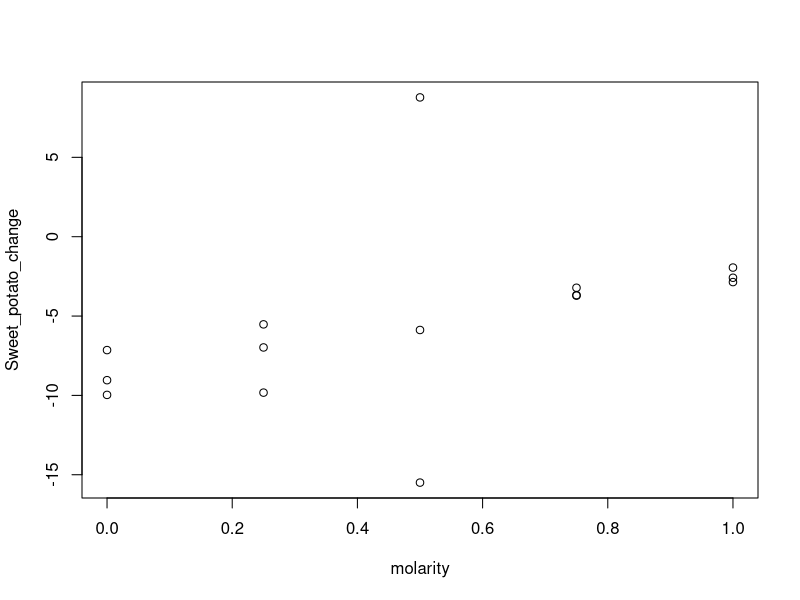
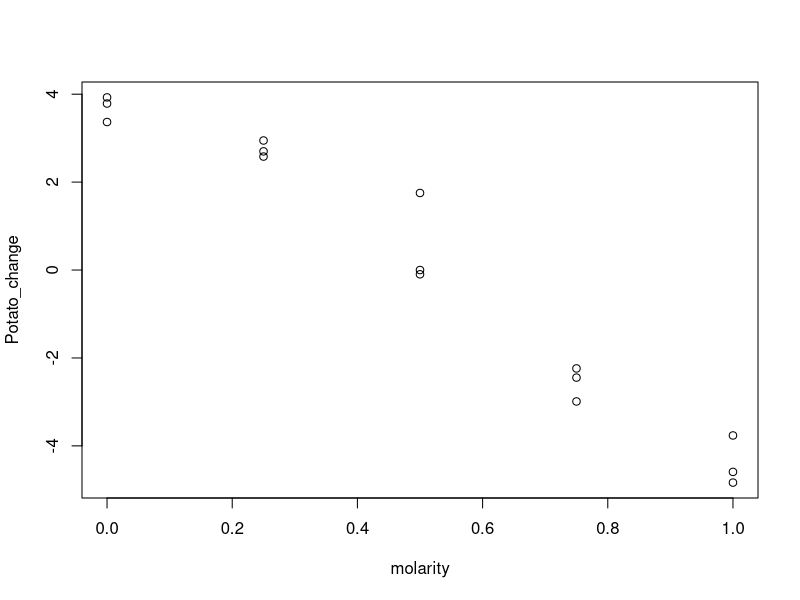
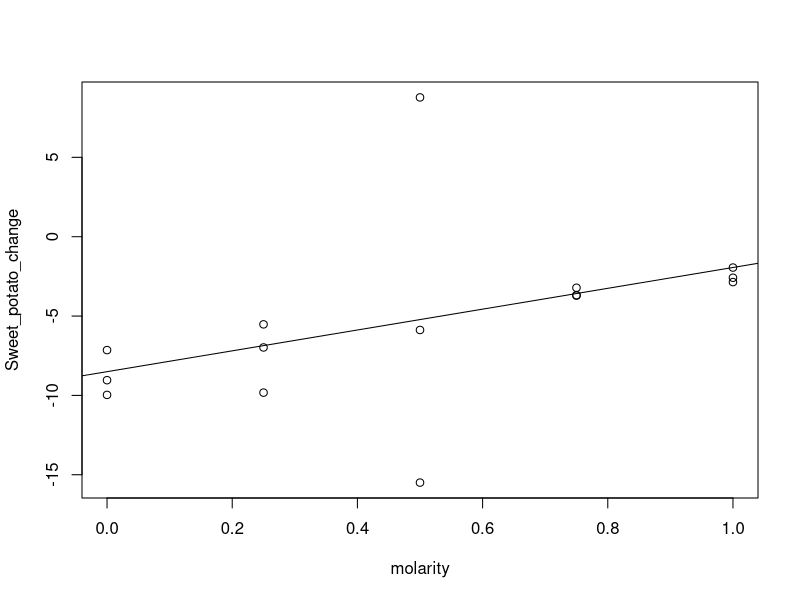
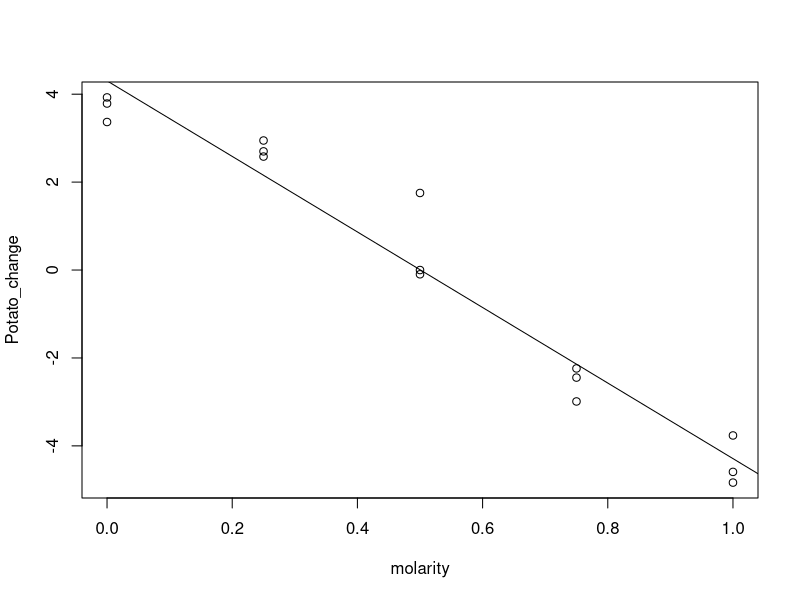
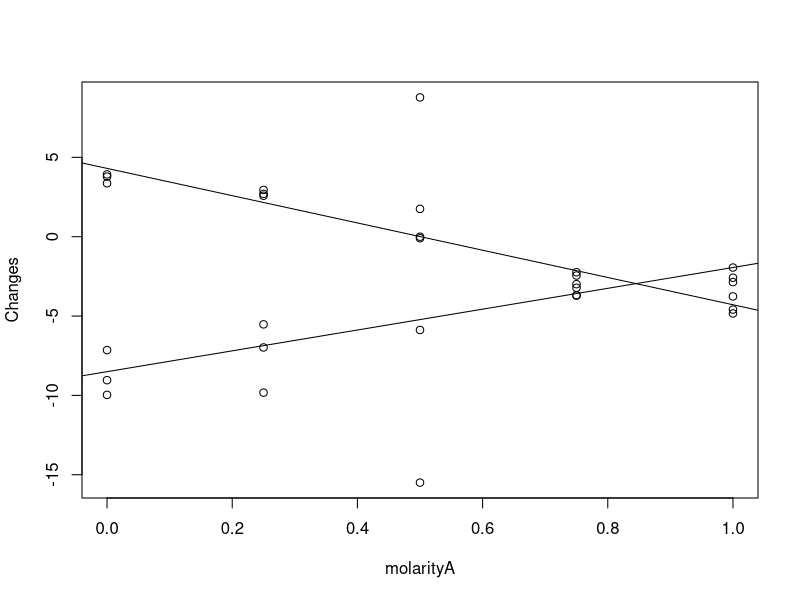
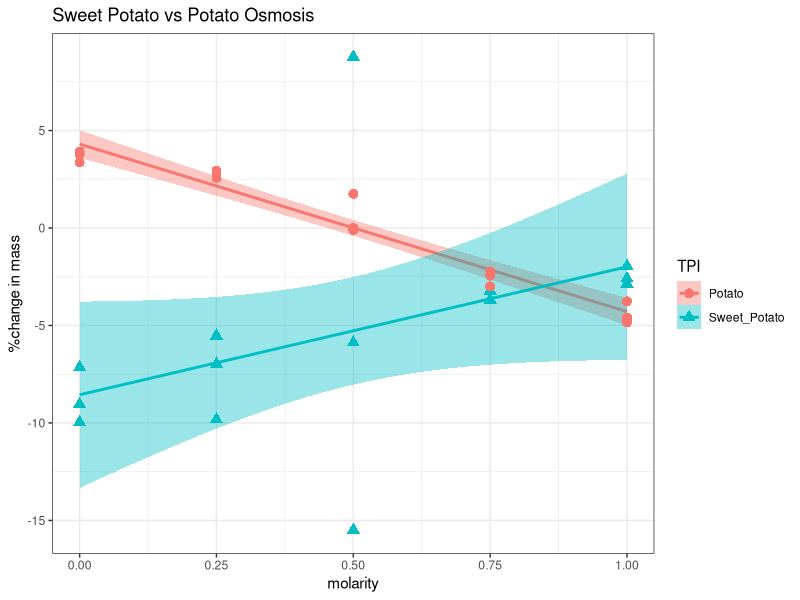

Generate these figures, in order, with R:
#Load Packages
library(base)
library(compiler)
library(tidyverse)

#note: there is definitely something wrong with the SI5 and SF5 data, two of the
#     _corresponding values are completely out of porportion. 

##imput data from experiment

#sweet potato initial
SI0 = c(3.485, 3.431, 3.473)
SI25 = c(3.983, 3.888, 3.912)
SI5 = c(4.637, 3.995, 4.253)
SI75 = c(3.637, 3.613, 3.527)
SI1 = c(5.026, 5.554, 4.441)

Sweet_potato_initial = c(SI0, SI25,SI5,SI75,SI1)

#potato initial
PI1 = c(4.916, 4.9, 5.584)
PI75 = c(4.616, 4.691, 4.537)
PI5 = c(4.192, 4.336, 4.125)
PI25 = c(3.816, 3.869, 3.952)
PI0 = c(3.438, 3.742, 3.749)

Potato_initial = c(PI0, PI25, PI5, PI75, PI1)

#sweet potato final 
SF0 = c(3.734, 3.773, 3.787)
SF25= c(4.203, 4.27, 4.185)
SF5<-c(4.23,4.614,4.503)
SF75<-c(3.754,3.746,3.658)
SF1<-c(5.156,5.662,4.568)
Sweet_potato_final = c(SF0,SF25,SF5,SF75,SF1)

#potato final
PF1<-c(4.731,4.675,5.314)
PF75<-c(4.478,4.586,4.426)
PF5<-c(4.192,4.412,4.121)
PF25<-c(3.919,3.983,4.054)
PF0<-c(3.573,3.868,3.891)

Potato_final = c(PF0, PF25, PF5, PF75, PF1)

##percentage changes
#first differences
Potato_difference = (Potato_final-Potato_initial)
Sweet_potato_difference = (Sweet_potato_initial-Sweet_potato_final)

#Sweet Potato change
Sweet_potato_change= (Sweet_potato_difference/
                        Sweet_potato_initial)*100

#potato change 
Potato_change = (Potato_difference / Potato_initial)*100


# molarity column
molarity = c(0.00,0.00,0.00,0.25,0.25,0.25, 0.50,0.50,0.50,
             0.75,0.75,0.75, 1.00,1.00,1.00)

#combining all columns of data for presentation purposes
SP_Overall = data.frame(molarity,Sweet_potato_initial, 
                        Sweet_potato_final,Sweet_potato_difference,
                        Sweet_potato_change)
SP_Overall

PP_Overall = data.frame(molarity,Potato_initial, 
                        Potato_final,Potato_difference,
                        Potato_change)
PP_Overall

#Making into dataframes
SP=data.frame(molarity,Sweet_potato_change)
SP

PP=data.frame(molarity,Potato_change)
PP

#plots before LM for inspection
plot(molarity,Sweet_potato_change)
plot(molarity,Potato_change)

#Linear regression
#sweet potato
plot(molarity,Sweet_potato_change)
summary(lm(Sweet_potato_change ~ molarity))
abline(-8.503,6.565)

#regular potato
plot(molarity,Potato_change)
summary(lm(Potato_change ~ molarity))
abline(4.303,-8.593)

#Making scatterplot with combined data and lines:
#identify type
SPI<-c("Sweet_Potato","Sweet_Potato","Sweet_Potato","Sweet_Potato","Sweet_Potato",
       "Sweet_Potato","Sweet_Potato","Sweet_Potato","Sweet_Potato","Sweet_Potato",
       "Sweet_Potato","Sweet_Potato","Sweet_Potato","Sweet_Potato","Sweet_Potato")
PI <- c("Potato","Potato","Potato","Potato","Potato",
        "Potato","Potato","Potato","Potato","Potato",
        "Potato","Potato","Potato","Potato","Potato")
TPI <- c(SPI,PI)

Changes<-c(Sweet_potato_change,Potato_change)
Changes

molarityA <- c(molarity,molarity)
molarityA

Final<-data.frame(molarityA,Changes)
Final

plot(Final)
abline(-8.503,6.565)
abline(4.303,-8.593)

Final2<-data.frame(Final,TPI)
Final2

#ggplot with colours and labels:

ggplot(Final2, aes(molarityA,Changes,shape=TPI, colour=TPI, fill=TPI)) +
  geom_smooth(method="lm") +
  geom_point(size=3) +
  theme_bw() + 
  xlab("molarity") +
  ylab("%change in mass") +
  ggtitle("Sweet Potato vs Potato Osmosis")
